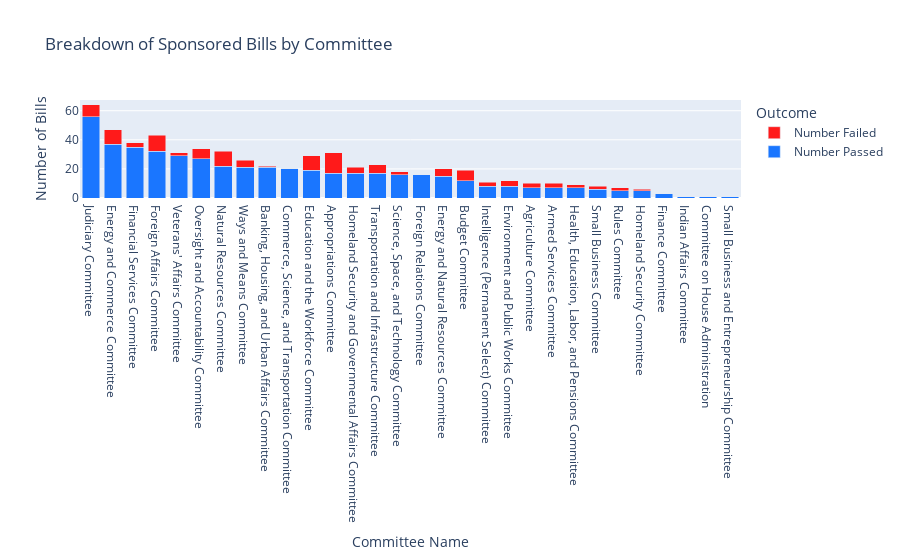

Notebook cell for this chart:
### Code cell
# ADD RECENT BILLS PASSED

# Convert data to columns
committee_names = df['committee_name']
number_passed = df['number_passed']
number_failed = df['number_failed']

# Create the stacked bar chart
fig = go.Figure()

fig.add_trace(go.Bar(
    x=committee_names,
    y=number_passed,
    name='Number Passed',
    marker_color='rgb(26, 118, 255)'
))

fig.add_trace(go.Bar(
    x=committee_names,
    y=number_failed,
    name='Number Failed',
    marker_color='rgb(255, 26, 26)'
))

# Update the layout
fig.update_layout(
    barmode='stack',
    title='Breakdown of Sponsored Bills by Committee',
    xaxis=dict(title='Committee Name'),
    yaxis=dict(title='Number of Bills'),
    legend=dict(title='Outcome')
)

# Display the figure
fig.show()

### Figure 1 — Plotly figure (JSON) as saved in the notebook; plotly's stock layout.template omitted (floating-point values rounded to 4 significant figures)
{"data": [{"marker": {"color": "rgb(26, 118, 255)"}, "name": "Number Passed", "type": "bar", "x": ["Judiciary Committee", "Energy and Commerce Committee", "Financial Services Committee", "Foreign Affairs Committee", "Veterans' Affairs Committee", "Oversight and Accountability Committee", "Natural Resources Committee", "Ways and Means Committee", "Banking, Housing, and Urban Affairs Committee", "Commerce, Science, and Transportation Committee", "Education and the Workforce Committee", "Appropriations Committee", "Homeland Security and Governmental Affairs Committee", "Transportation and Infrastructure Committee", "Science, Space, and Technology Committee", "Foreign Relations Committee", "Energy and Natural Resources Committee", "Budget Committee", "Intelligence (Permanent Select) Committee", "Environment and Public Works Committee", "Agriculture Committee", "Armed Services Committee", "Health, Education, Labor, and Pensions Committee", "Small Business Committee", "Rules Committee", "Homeland Security Committee", "Finance Committee", null, "Indian Affairs Committee", "Committee on House Administration", "Small Business and Entrepreneurship Committee"], "y": [56, 37, 35, 32, 29, 27, 22, 21, 21, 20, 19, 17, 17, 17, 16, 16, 15, 12, 8, 8, 7, 7, 7, 6, 5, 5, 3, 2, 1, 1, 1]}, {"marker": {"color": "rgb(255, 26, 26)"}, "name": "Number Failed", "type": "bar", "x": ["Judiciary Committee", "Energy and Commerce Committee", "Financial Services Committee", "Foreign Affairs Committee", "Veterans' Affairs Committee", "Oversight and Accountability Committee", "Natural Resources Committee", "Ways and Means Committee", "Banking, Housing, and Urban Affairs Committee", "Commerce, Science, and Transportation Committee", "Education and the Workforce Committee", "Appropriations Committee", "Homeland Security and Governmental Affairs Committee", "Transportation and Infrastructure Committee", "Science, Space, and Technology Committee", "Foreign Relations Committee", "Energy and Natural Resources Committee", "Budget Committee", "Intelligence (Permanent Select) Committee", "Environment and Public Works Committee", "Agriculture Committee", "Armed Services Committee", "Health, Education, Labor, and Pensions Committee", "Small Business Committee", "Rules Committee", "Homeland Security Committee", "Finance Committee", null, "Indian Affairs Committee", "Committee on House Administration", "Small Business and Entrepreneurship Committee"], "y": [8, 10, 3, 11, 2, 7, 10, 5, 1, 0, 10, 14, 4, 6, 2, 0, 5, 7, 3, 4, 3, 3, 2, 2, 2, 1, 0, 0, 0, 0, 0]}], "layout": {"autosize": true, "barmode": "stack", "legend": {"title": {"text": "Outcome"}}, "title": {"text": "Breakdown of Sponsored Bills by Committee"}, "xaxis": {"autorange": true, "range": [-0.5, 29.5], "title": {"text": "Committee Name"}, "type": "category"}, "yaxis": {"autorange": true, "range": [0, 67.37], "title": {"text": "Number of Bills"}, "type": "linear"}}}
